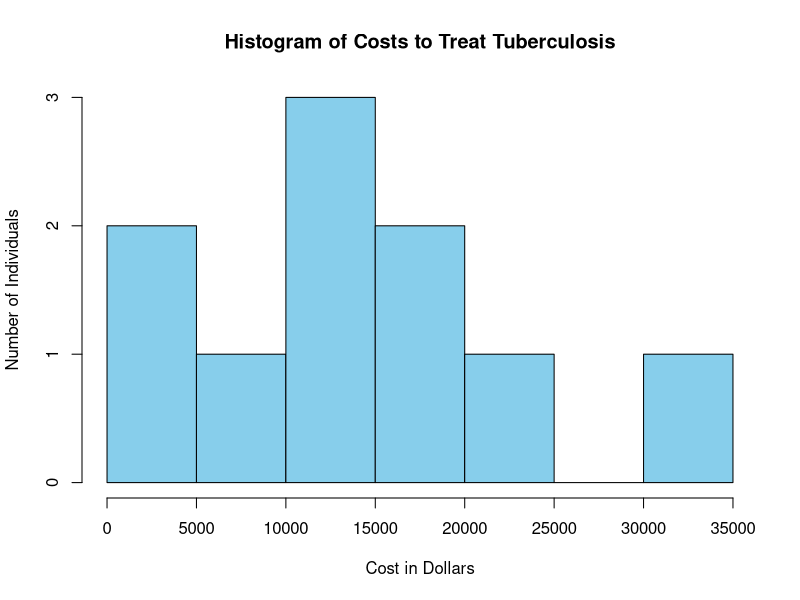
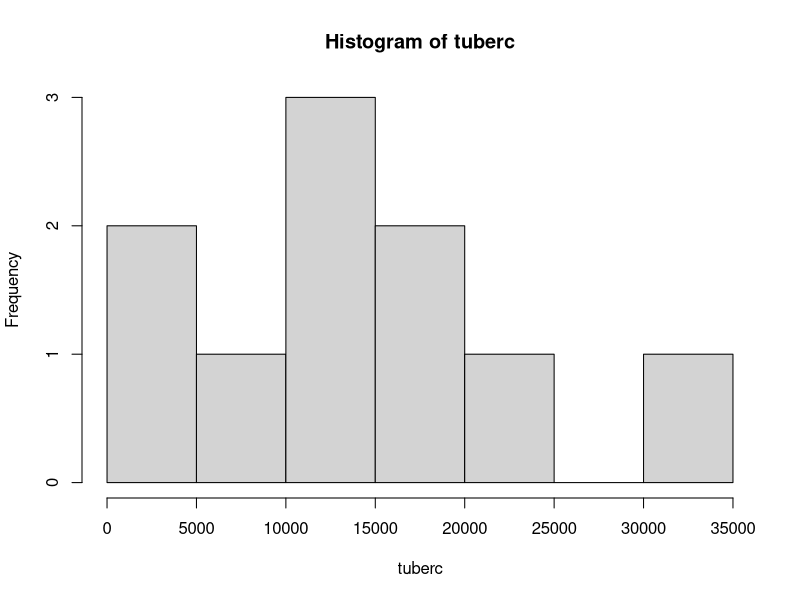
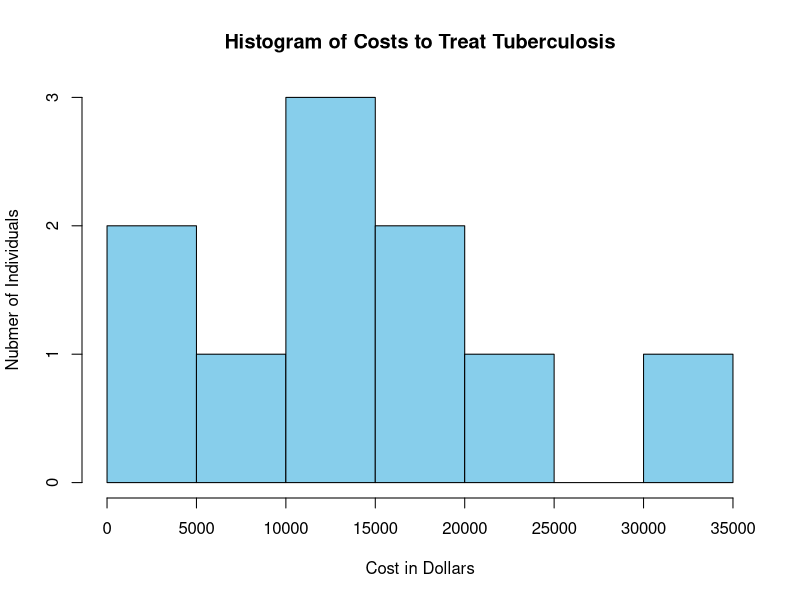

Write the R code that produced these figures, in order.
## ---- chunk 1
tuberc <- c(15100, 19000, 4800, 6500, 14900, 600, 23500, 11500, 12900, 32200)
hist(tuberc, 
     main="Histogram of Costs to Treat Tuberculosis", 
     xlab="Cost in Dollars", 
     ylab="Number of Individuals", 
     col="skyblue")
## ---- chunk 2
hist(tuberc)
## ---- chunk 3
hist(tuberc, 
     col="skyblue", 
     main="Histogram of Costs to Treat Tuberculosis", 
     xlab="Cost in Dollars", 
     ylab="Nubmer of Individuals")
## ---- chunk 4
median(tuberc)
## ---- chunk 5
table(tuberc)
